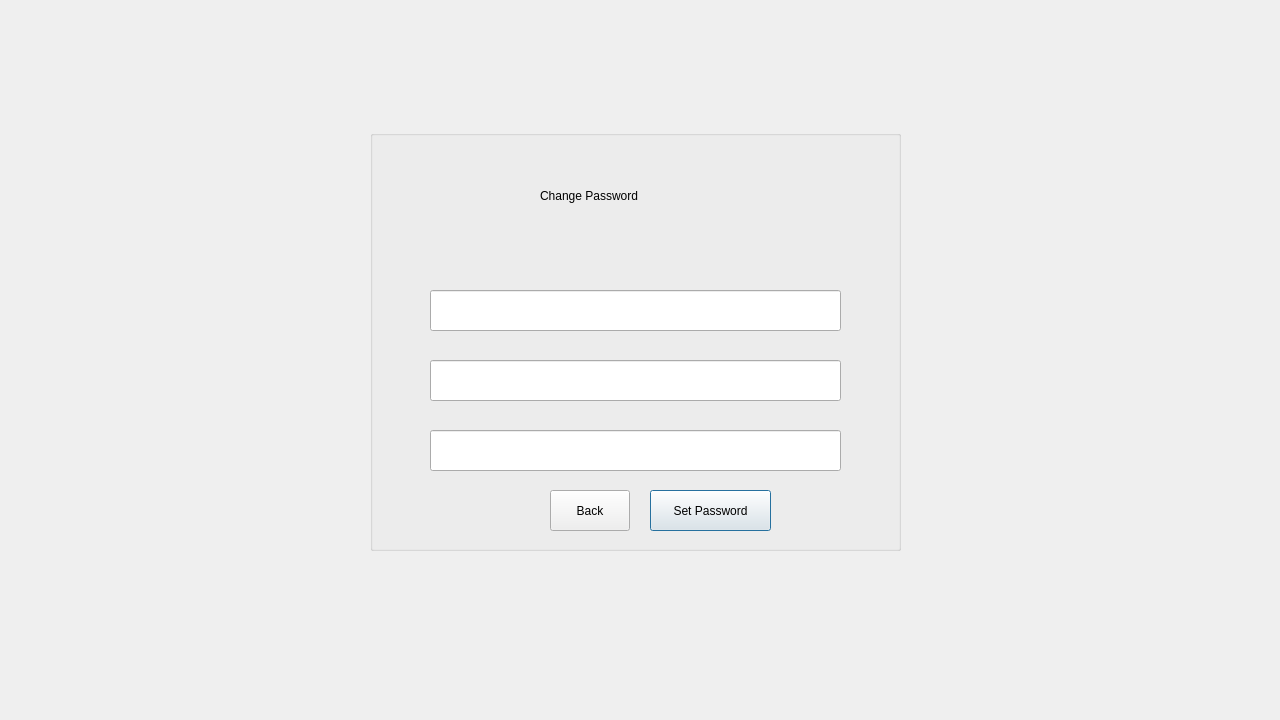
<?xml version="1.0" encoding="UTF-8"?>
<ui version="4.0">
 <class>changepassemp</class>
 <widget class="QDialog" name="changepassemp">
  <property name="geometry">
   <rect>
    <x>0</x>
    <y>0</y>
    <width>1280</width>
    <height>720</height>
   </rect>
  </property>
  <property name="windowTitle">
   <string>Dialog</string>
  </property>
  <widget class="QGroupBox" name="groupBox_cp">
   <property name="geometry">
    <rect>
     <x>370</x>
     <y>130</y>
     <width>531</width>
     <height>421</height>
    </rect>
   </property>
   <property name="title">
    <string/>
   </property>
   <widget class="QLabel" name="label_cpwd">
    <property name="geometry">
     <rect>
      <x>170</x>
      <y>40</y>
      <width>221</width>
      <height>51</height>
     </rect>
    </property>
    <property name="text">
     <string>Change Password</string>
    </property>
   </widget>
   <widget class="QLineEdit" name="lineEdit_curpwdemp">
    <property name="geometry">
     <rect>
      <x>60</x>
      <y>160</y>
      <width>411</width>
      <height>41</height>
     </rect>
    </property>
   </widget>
   <widget class="QLineEdit" name="lineEdit_newpwdemp">
    <property name="geometry">
     <rect>
      <x>60</x>
      <y>230</y>
      <width>411</width>
      <height>41</height>
     </rect>
    </property>
    <property name="echoMode">
     <enum>QLineEdit::Password</enum>
    </property>
   </widget>
   <widget class="QLineEdit" name="lineEdit_cfnewpwdemp">
    <property name="geometry">
     <rect>
      <x>60</x>
      <y>300</y>
      <width>411</width>
      <height>41</height>
     </rect>
    </property>
    <property name="echoMode">
     <enum>QLineEdit::Password</enum>
    </property>
   </widget>
   <widget class="QLabel" name="label_cpwd_2">
    <property name="geometry">
     <rect>
      <x>20</x>
      <y>20</y>
      <width>111</width>
      <height>111</height>
     </rect>
    </property>
    <property name="text">
     <string/>
    </property>
   </widget>
   <widget class="QPushButton" name="pushButton_setpassemp">
    <property name="geometry">
     <rect>
      <x>280</x>
      <y>360</y>
      <width>121</width>
      <height>41</height>
     </rect>
    </property>
    <property name="text">
     <string>Set Password</string>
    </property>
   </widget>
   <widget class="QPushButton" name="pushButton_back1">
    <property name="geometry">
     <rect>
      <x>180</x>
      <y>360</y>
      <width>80</width>
      <height>41</height>
     </rect>
    </property>
    <property name="text">
     <string>Back</string>
    </property>
   </widget>
  </widget>
 </widget>
 <resources/>
 <connections/>
</ui>
